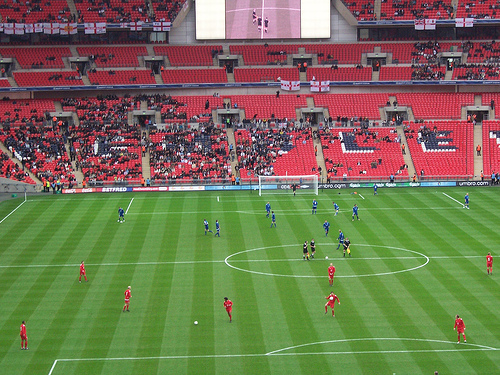
#> input picture data/soccer_field4.jpg, 500 x 375 px
$ python -i detect_players.py   (imports and definitions only)
#> lines starting #> are read from the running program, lines starting #| are printed output that depends on the picture; after the words box and inside, x2 and y2 are one past the last pixel; in counts of white or black regions, pixels touching at a corner belong together
### remove_holes.py
import cv2
import numpy as np
import matplotlib.pyplot as plt

def remove_holes(my_image):

    my_image = cv2.threshold(my_image, 128, 255, cv2.THRESH_BINARY)[1]

    C = np.logical_not(my_image).astype(np.uint8)

    # Find connected components
    num_labels, labels, stats, centroids = cv2.connectedComponentsWithStats(C, connectivity=4)

    # Find the label of the background (largest connected component)
    background_label = np.argmax(stats[1:, cv2.CC_STAT_AREA]) + 1

     #If there are no holes, return original
    if num_labels == 1:
        result = my_image
        return result

    # Set all labels except the background label to 0
    labels[labels != background_label] = 0

    # Convert C back to binary
    C = (labels > 0).astype(np.uint8) * 255

    # Invert C to get the result
    result = cv2.bitwise_not(C)

    # Display the original and modified images for testing
   # plt.subplot(121), plt.imshow(my_image, cmap='gray'), plt.title('Original Image')
   # plt.subplot(122), plt.imshow(result, cmap='gray'), plt.title('Image with Holes Preserved')
   # plt.show()

    return result

### detect_players.py
import cv2
import numpy as np
import matplotlib.pyplot as plt
from get_component import get_component
from remove_holes import remove_holes

def detect_players(image_path):
#> called with image_path = 'data/soccer_field4.jpg'
    original_image = cv2.imread(image_path)
#> original_image is the input picture: shape (375, 500, 3); mean B, G, R 82.9, 114.9, 116.3
    hsv_image = cv2.cvtColor(original_image, cv2.COLOR_BGR2HSV)
#> hsv_image: shape (375, 500, 3); mean H, S, V 93.8, 117.9, 142.6

    #Define what green
    lower_green = np.array([40, 40, 40])  # Lower Green
    upper_green = np.array([80, 255, 255])  # Upper Green

    # Create the green mask
    green_mask = cv2.inRange(hsv_image, lower_green, upper_green)
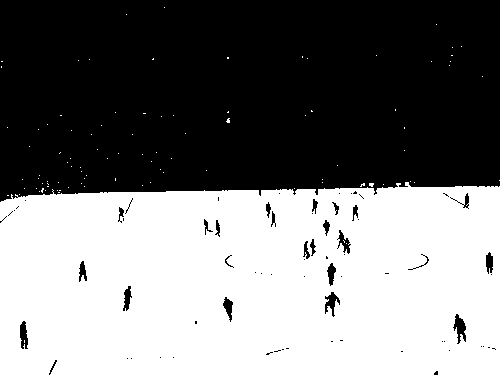
#> green_mask: shape (375, 500); 48.2% white; 96 white regions (95 under 20 px), largest, box (x1, y1, x2, y2) and area: (0, 182, 500, 375) 90216

    # clean up, clean up, everybody, everywhere
    kernel = np.ones((5, 5), np.uint8)
    green_mask = cv2.morphologyEx(green_mask, cv2.MORPH_OPEN, kernel)
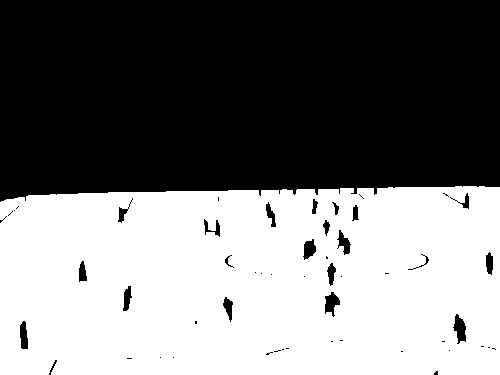
#> green_mask: shape (375, 500); 47.8% white; 1 white region, box (x1, y1, x2, y2) and area: (0, 186, 500, 375) 89712

    field = cv2.bitwise_not(green_mask)

    field = cv2.bitwise_not(field)

    # Close them gaps
    field = remove_holes(field)
#> in remove_holes, `num_labels, labels, stats, centroids = cv2.connectedComponentsWithStat..`:
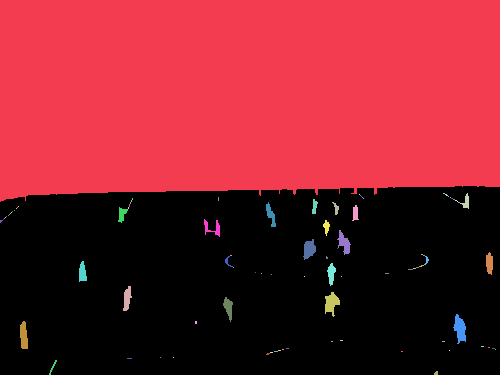
#> labels: shape (375, 500) int32; 93 distinct labels, from 0 to 92; one colour per label, 0 black
#> in remove_holes, `num_labels, labels, stats, centroids = cv2.connectedComponentsWithStat..`: num_labels = 93; stats = 93 rows, first 6: [0, 186, 500, 189, 89712], [0, 0, 500, 202, 95316], [443, 193, 2, 1, 2], [460, 193, 9, 16, 68], [359, 194, 1, 1, 1], [445, 194, 3, 2, 4]; centroids = 93 pairs, first value 0.667 to 495, second value 94.84 to 372.8
#> in remove_holes, `background_label = np.argmax(stats[1:, cv2.CC_STAT_AREA]) + 1`: background_label = 1
#> in remove_holes, `labels[labels != background_label] = 0`:
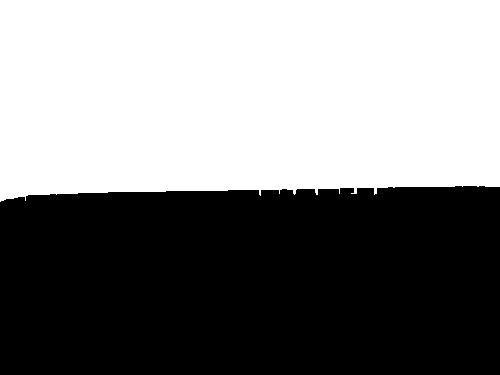
#> labels: shape (375, 500) int32; values 0 (black) and 1 (white), 50.8% white; 1 black region, box (x1, y1, x2, y2) and area: (0, 186, 500, 375) 92184


    #separate red and blue players
    #Red players
    lower_red = np.array([0, 0, 70], dtype=np.uint8)
    upper_red = np.array([80, 80, 255], dtype=np.uint8)
    red_mask = cv2.inRange(original_image, lower_red, upper_red)
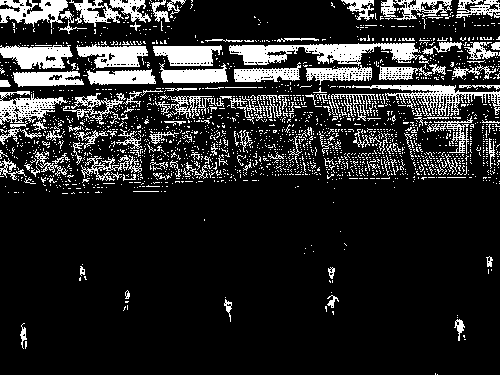
#> red_mask: shape (375, 500); 15.8% white; 2050 white regions (1926 under 20 px), largest, box (x1, y1, x2, y2) and area: (229, 43, 427, 66) 2368, (352, 85, 500, 116) 1332, (0, 45, 73, 69) 1180
    red_mask = cv2.bitwise_and(red_mask, field)     #detecting in mask and field
#> red_mask: shape (375, 500); 0.3% white in thin lines or dots, all inside (x1, y1, x2, y2) = (20, 202, 493, 375)

    #Blue Players
    lower_blue = np.array([50, 0, 0], dtype=np.uint8)
    upper_blue = np.array([255, 90, 90], dtype=np.uint8)
    blue_mask = cv2.inRange(original_image, lower_blue, upper_blue)
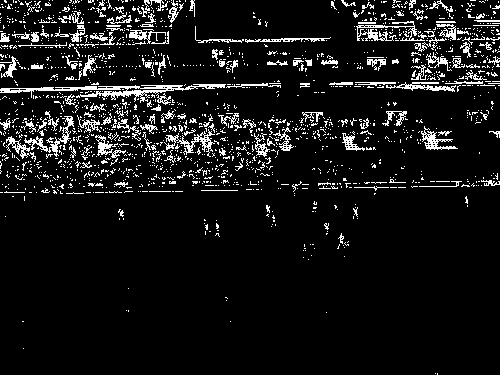
#> blue_mask: shape (375, 500); 8.5% white in thin lines or dots
    blue_mask = cv2.bitwise_and(blue_mask, field)
#> blue_mask: shape (375, 500); 0.19% white in thin lines or dots, all inside (x1, y1, x2, y2) = (5, 186, 474, 375)


    # clean up, clean up, everybody, everywhere
    red_players = cv2.morphologyEx(red_mask, cv2.MORPH_OPEN, kernel)
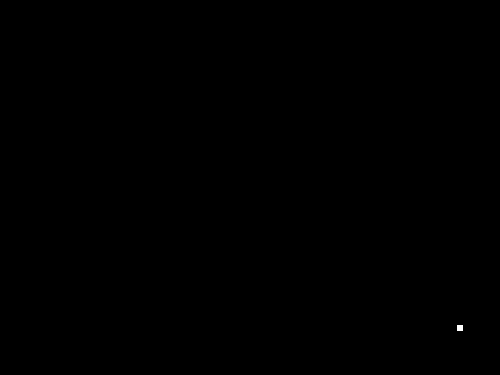
#> red_players: shape (375, 500); 0.02% white; 1 white region, box (x1, y1, x2, y2) and area: (457, 325, 463, 331) 36
    blue_players = cv2.morphologyEx(blue_mask, cv2.MORPH_OPEN, kernel)
#> blue_players: shape (375, 500); every value is 0


    #red players white
    red_players = cv2.bitwise_not(red_mask)
    red_players = cv2.bitwise_not(red_players)
    #blue players white
    blue_players = cv2.bitwise_not(blue_mask)
    blue_players = cv2.bitwise_not(blue_players)

    # Find player centroids
    red_player_centroids = []
    blue_player_centroids = []

    # Find red players' centroids
    red_contours, _ = cv2.findContours(red_players, cv2.RETR_EXTERNAL, cv2.CHAIN_APPROX_NONE)
#> red_contours = 38 contours, 30 with area under 20; largest, box (x1, y1, x2, y2) and area: (454, 319, 465, 341) 80, (224, 299, 232, 322) 52, (20, 323, 27, 349) 49, (328, 267, 335, 279) 40, (327, 295, 339, 308) 39, (486, 256, 493, 267) 37, (125, 290, 130, 299) 24, (80, 266, 85, 276) 23

    for contour in red_contours:
    # pin down an area
        area = cv2.contourArea(contour)

    # reds bigger so bigger number babyyyyyyyyyy
        min_contour_area = 10

        if area > min_contour_area:
            M = cv2.moments(contour)
            if M["m00"] != 0:
                cX = int(M["m10"] / M["m00"])
                cY = int(M["m01"] / M["m00"])
                red_player_centroids.append((cX, cY))
#> this loop made 38 passes
#> (area, cX, cY) on passes 6, 7, 15, 17, 19, 26, 27, 29: (49, 22, 334), (80.5, 459, 326), (51.5, 227, 305), (39, 331, 301), (23.5, 126, 294), (40.5, 331, 272), (23, 81, 270), (37, 489, 261)
#> after the loop, red_player_centroids = [(22, 334), (459, 326), (227, 305), (331, 301), (126, 294), (331, 272), (81, 270), (489, 261)]

    # Find blue players' centroids
    blue_contours, _ = cv2.findContours(blue_players, cv2.RETR_EXTERNAL, cv2.CHAIN_APPROX_NONE)
#> blue_contours = 85 contours, all with area under 20
    for contour in blue_contours:
    # pin down area
        area = cv2.contourArea(contour)

    # blue dudes be tiny so make it smalllllllllll
        min_contour_area = 2.3

        if area > min_contour_area:
            M = cv2.moments(contour)
            if M["m00"] != 0:
                cX = int(M["m10"] / M["m00"])
                cY = int(M["m01"] / M["m00"])
                blue_player_centroids.append((cX, cY))
#> this loop made 85 passes
#> (area, cX, cY) on passes 28, 38, 39, 40, 50, 56, 57, 59, 61, 62, 66: (15, 341, 238), (6, 206, 226), (8.5, 325, 225), (6.5, 216, 225), (2.5, 273, 217), (10.5, 120, 212), (8, 355, 211), (2.5, 314, 207), (2.5, 335, 206), (9.5, 267, 207), (6.5, 466, 199)
#> (contour, area) on passes 1 to 6: ([[437, 373], [437, 374]], 0), ([[435, 373]], 0), ([[23, 348]], 0), ([[230, 321]], 0), ([[22, 321], [23, 321]], 0), ([[326, 312]], 0)
#> after the loop, blue_player_centroids = [(341, 238), (206, 226), (325, 225), (216, 225), (273, 217), (120, 212), (355, 211), (314, 207), (335, 206), (267, 207), (466, 199)]

    # Sort centroids by their x-coordinate
    red_player_centroids.sort(key=lambda coord: coord[0])
    blue_player_centroids.sort(key=lambda coord: coord[0])

    return red_player_centroids, blue_player_centroids, field, red_players, blue_players

>>> result = detect_players('data/soccer_field4.jpg')
#> result = 5 items
